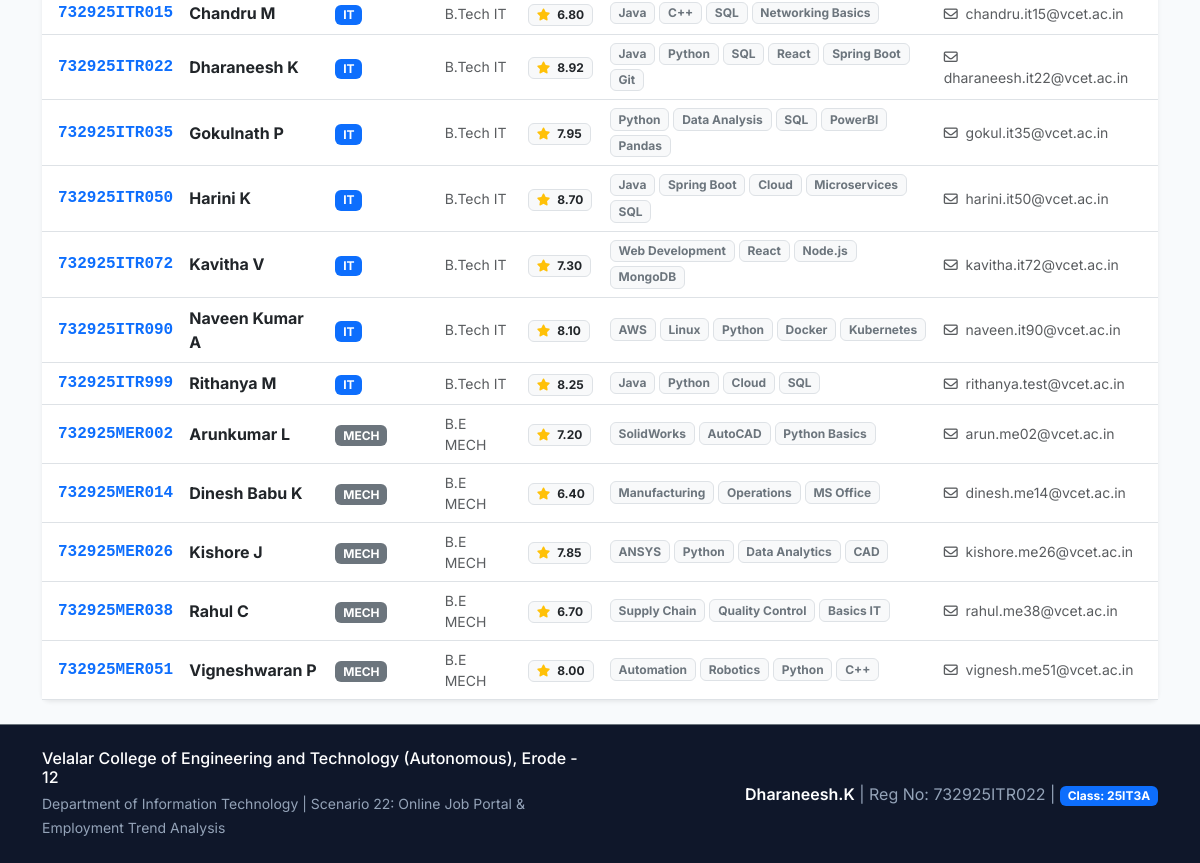
Before: /students (lower part) with the older database file.
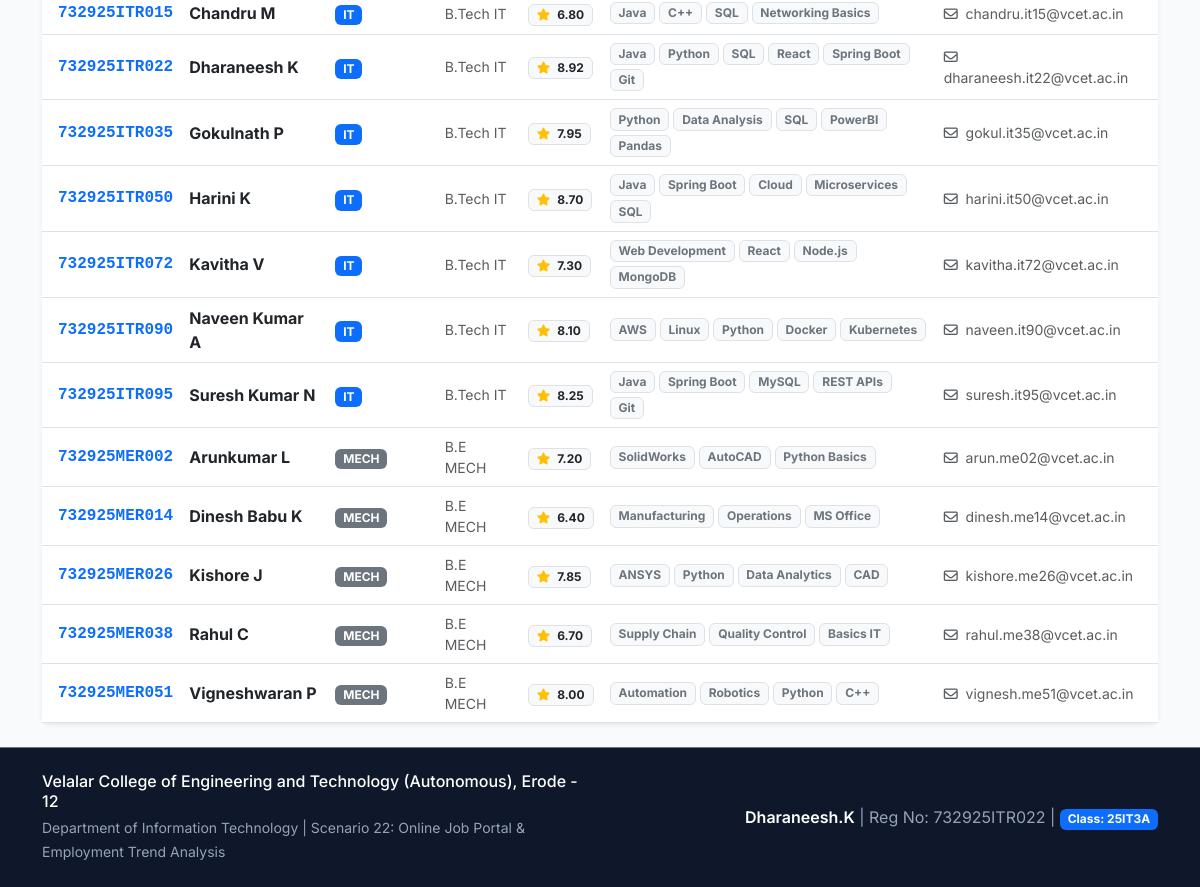
After: the same page with the newer database file.
### tables this page shows
CREATE TABLE students (
    student_id VARCHAR(20) PRIMARY KEY,
    name VARCHAR(100) NOT NULL,
    department VARCHAR(50) NOT NULL,
    qualification VARCHAR(50) NOT NULL,
    cgpa REAL NOT NULL CHECK(cgpa >= 0.0 AND cgpa <= 10.0),
    skills TEXT NOT NULL,
    email VARCHAR(100) UNIQUE NOT NULL,
    phone VARCHAR(15) NOT NULL,
    created_at TIMESTAMP DEFAULT CURRENT_TIMESTAMP
);

### web/app.py (the view)
@app.route("/students")
def students():
    search = request.args.get("q", "").strip()
    conn = get_db()
    cursor = conn.cursor()
    if search:
        cursor.execute("""
            SELECT * FROM students
            WHERE name LIKE ? OR student_id LIKE ? OR department LIKE ? OR skills LIKE ?
            ORDER BY department, student_id;
        """, (f"%{search}%", f"%{search}%", f"%{search}%", f"%{search}%"))
    else:
        cursor.execute("SELECT * FROM students ORDER BY department, student_id;")
    all_students = cursor.fetchall()
    conn.close()
    return render_template("students.html", students=all_students, search_query=search)

### web/app.py (called while the page is built)
def get_db():
    conn = sqlite3.connect(DB_PATH)
    conn.row_factory = sqlite3.Row
    conn.execute("PRAGMA foreign_keys = ON;")
    return conn

### web/templates/students.html (shortened to what this page needs)
{% extends "base.html" %}
{% block content %}
<div class="card border-0 shadow-sm rounded-3">
    <div class="card-body p-0">
        <div class="table-responsive">
            <table class="table table-hover align-middle mb-0">
                <tbody>
                    {% for s in students %}
                    <tr>
                        <td class="ps-3 fw-semibold text-primary font-monospace">{{ s.student_id }}</td>
                        <td>
                            <span class="fw-bold text-dark">{{ s.name }}</span>
                        </td>
                        <td>
                            <span class="badge {% if s.department == 'IT' %}bg-primary{% elif s.department == 'CSE' %}bg-info text-dark{% elif s.department == 'ECE' %}bg-success{% elif s.department == 'EEE' %}bg-warning text-dark{% else %}bg-secondary{% endif %}">
                                {{ s.department }}
                            </span>
                        </td>
                        <td class="small text-muted">{{ s.qualification }}</td>
                        <td>
                            <span class="badge bg-light text-dark border fw-bold px-2 py-1">
                                <i class="fa-solid fa-star text-warning me-1"></i> {{ "%.2f"|format(s.cgpa) }}
                            </span>
                        </td>
                        <td>
                            <div class="d-flex flex-wrap gap-1" style="max-width: 320px;">
                                {% for skill in s.skills.split(',') %}
                                <span class="badge bg-light text-secondary border" style="font-size: 0.75rem;">{{ skill.strip() }}</span>
                                {% endfor %}
                            </div>
                        </td>
                        <td class="small">
                            <a href="mailto:{{ s.email }}" class="text-decoration-none text-muted">
                                <i class="fa-regular fa-envelope me-1"></i> {{ s.email }}
                            </a>
                        </td>
                    </tr>
                    {% endfor %}
                </tbody>
            </table>
        </div>
    </div>
</div>
{% endblock %}

### web/templates/base.html (shortened to what this page needs)
<!DOCTYPE html>
<html lang="en">
<head>
    <link href="https://cdn.jsdelivr.net/npm/bootstrap@5.3.3/dist/css/bootstrap.min.css" rel="stylesheet">
    <link href="https://cdnjs.cloudflare.com/ajax/libs/font-awesome/6.5.1/css/all.min.css" rel="stylesheet">
</head>
<body>
    <main class="container my-4">
        {% block content %}{% endblock %}
    </main>
    <footer class="footer-custom py-4 border-top border-secondary">
        <div class="container">
            <div class="row align-items-center">
                <div class="col-md-6 text-center text-md-start mb-2 mb-md-0">
                    <h6 class="text-white mb-1">Velalar College of Engineering and Technology (Autonomous), Erode - 12</h6>
                    <small>Department of Information Technology | Scenario 22: Online Job Portal & Employment Trend Analysis</small>
                </div>
                <div class="col-md-6 text-center text-md-end">
                    <span class="text-white fw-semibold">Dharaneesh.K</span> |
                    <span>Reg No: 732925ITR022</span> |
                    <span class="badge bg-primary">Class: 25IT3A</span>
                </div>
            </div>
        </div>
    </footer>
</body>
</html>

### web/templates/base.html (style rules this page uses)
body { font-family: 'Inter', sans-serif; background-color: #f8fafc; color: #1e293b; min-height: 100vh; display: flex; flex-direction: column; }
.footer-custom { background-color: #0f172a; color: #94a3b8; margin-top: auto; }

Changed rows visible on the page:
removed students: student_id "732925ITR999", name "Rithanya M", department "IT", qualification "B.Tech IT", cgpa "8.25", strip "Java" "Python" "Cloud" "SQL", email "rithanya.test@vcet.ac.in"
added students: student_id "732925ITR095", name "Suresh Kumar N", department "IT", qualification "B.Tech IT", cgpa "8.25", strip "Java" "Spring Boot" "MySQL" "REST APIs" "Git", email "suresh.it95@vcet.ac.in"
